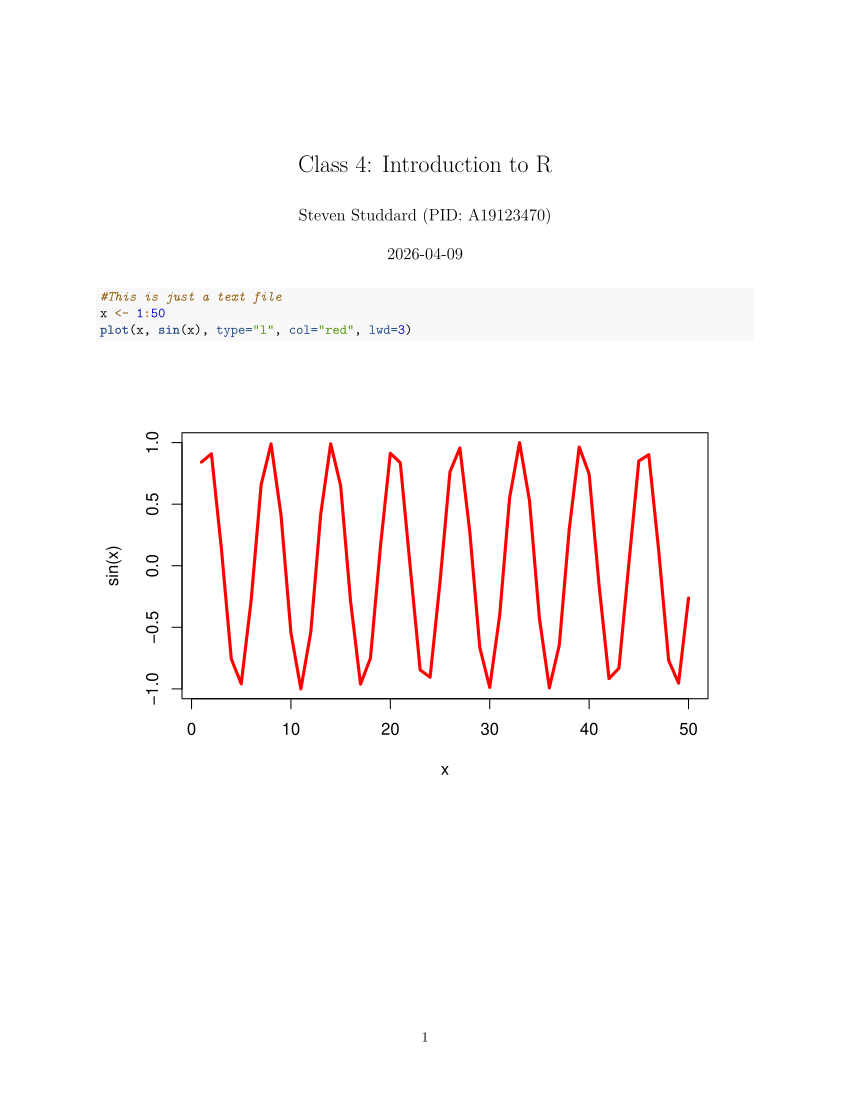

This figure's R source:
#' ---
#' title: "Class 4: Introduction to R"
#' author: "Steven Studdard (PID: A19123470)"
#' ---

#This is just a text file
x <- 1:50
plot(x, sin(x), type="l", col="red", lwd=3)
